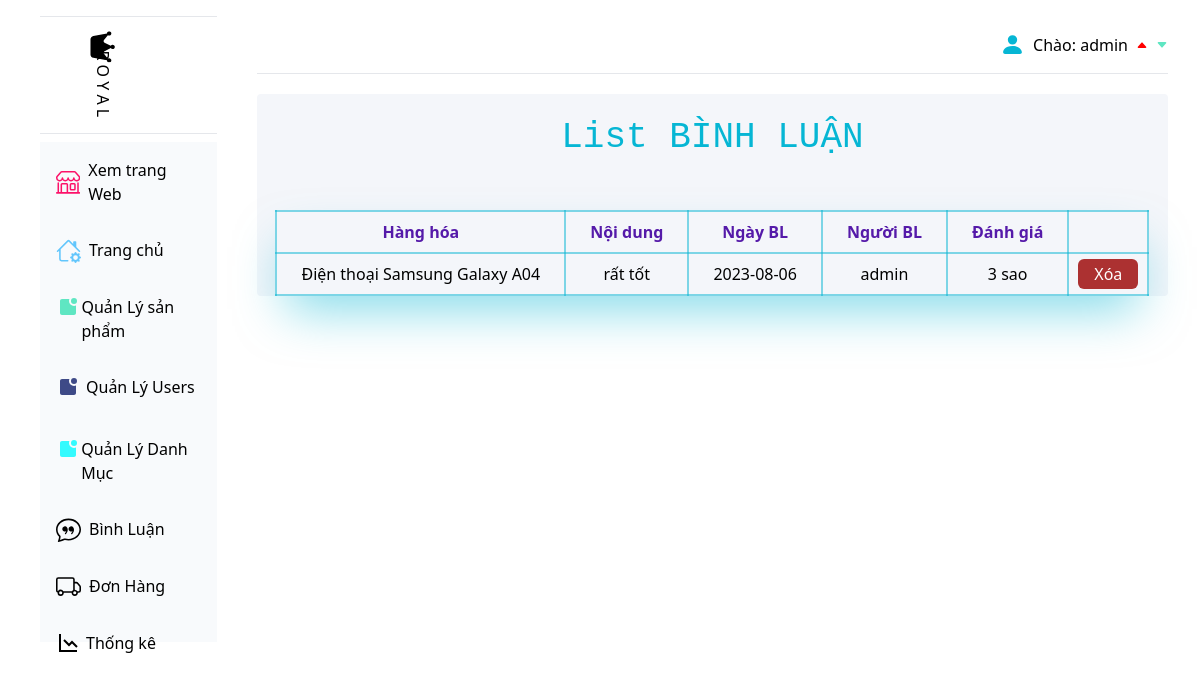
Page /admin/index.php?act=binh_luan (signed in) on the committed database.
### tables this page shows
CREATE TABLE `product_rev` (
  `id` int(11) NOT NULL,
  `id_user` int(11) DEFAULT NULL,
  `id_product` int(11) DEFAULT NULL,
  `stars` tinyint(4) DEFAULT NULL,
  `comment` varchar(255) NOT NULL,
  `ngay_bl` date NOT NULL
);

CREATE TABLE `product` (
  `id` int(11) NOT NULL,
  `id_categories` int(11) DEFAULT NULL,
  `product_name` varchar(255) DEFAULT NULL,
  `product_price` varchar(255) DEFAULT NULL,
  `product_price_sale` varchar(255) DEFAULT NULL,
  `description` text DEFAULT NULL,
  `origin` varchar(255) DEFAULT NULL,
  `image` varchar(255) DEFAULT NULL,
  `image2` varchar(255) DEFAULT NULL,
  `image3` varchar(255) DEFAULT NULL,
  `view` int(11) DEFAULT NULL
);

CREATE TABLE `user` (
  `id` int(11) NOT NULL,
  `user_name` varchar(255) DEFAULT NULL,
  `full_name` varchar(255) DEFAULT NULL,
  `email` varchar(255) DEFAULT NULL,
  `phone` varchar(12) DEFAULT NULL,
  `address` varchar(255) DEFAULT NULL,
  `role` int(11) DEFAULT NULL,
  `password` varchar(199) NOT NULL
);

### guest/pdo.php (called while the page is built, shortened)
<?php
function pdo_get_connection()
{
    $dburl = "mysql:host=localhost;dbname=duan1;charset=utf8";
    $username = 'root';
    $password = '';
    $conn = new PDO($dburl, $username, $password);
    $conn->setAttribute(PDO::ATTR_ERRMODE, PDO::ERRMODE_EXCEPTION);
    return $conn;
}
function pdo_query($sql)
{
    $sql_args = array_slice(func_get_args(), 1);
    try {
        $conn = pdo_get_connection();
        $stmt = $conn->prepare($sql);
        $stmt->execute($sql_args);
        $rows = $stmt->fetchAll();
        return $rows;
    } catch (PDOException $e) {
        throw $e;
    } finally {
        unset($conn);
    }
}
function pdo_query_one($sql)
{
    $sql_args = array_slice(func_get_args(), 1);
    try {
        $conn = pdo_get_connection();
        $stmt = $conn->prepare($sql);
        $stmt->execute($sql_args);
        $row = $stmt->fetch(PDO::FETCH_ASSOC);
        return $row;
    } catch (PDOException $e) {
        throw $e;
    } finally {
        unset($conn);
    }
}

### guest/binh_luan.php (called while the page is built, shortened)
<?php
require_once "pdo.php";
function lay_tat_ca_binh_luan()
{
  $sql = "SELECT * FROM product_rev ORDER BY ngay_bl DESC";
  $ds_binh_luan = pdo_query($sql);
  return $ds_binh_luan;
}

### guest/product.php (called while the page is built, shortened)
<?php
require_once "pdo.php";
function lay_san_pham_theo_ma($id)
{
    $sql = "SELECT * FROM product WHERE id = $id";
    $san_pham = pdo_query_one($sql);
    return $san_pham;
}

### guest/account.php (called while the page is built, shortened)
<?php
require_once "pdo.php";
function lay_tai_khoan_theo_ma($id)
{
    $sql = "SELECT * FROM user WHERE id = '$id'";
    $tai_khoan_ma_kh = pdo_query_one($sql);
    return $tai_khoan_ma_kh;
}

### admin/binh_luan/listbl.php (the view)
<div class="home mt-5 mr-8 bg-[#F4F6FA] h-auto rounded">
    <h1 class="text-center text-cyan-500 pt-6 pb-8  text-4xl " style="font-family: 'Courier New', Courier, monospace">List BÌNH LUẬN</h1>
    <div class="">
        <table class="table shadow-2xl shadow-cyan-500/50 mx-auto border-2 border-cyan-500/50mx-auto my-5">
            <tr class="border-2 border-cyan-500/50  text-[#551AA9] ">
                <th class="border-2 border-cyan-500/50  px-6 py-2">Hàng hóa</th>
                <th class="border-2 border-cyan-500/50  px-6 py-2">Nội dung</th>
                <th class="border-2 border-cyan-500/50  px-6 py-2">Ngày BL</th>
                <th class="border-2 border-cyan-500/50  px-6 py-2">Người BL</th>
                <th class="border-2 border-cyan-500/50  px-6 py-2">Đánh giá</th>
                <th class="border-2 border-cyan-500/50  px-6 py-2"></th>
            </tr>
            <?php
            if ((isset($danh_sach_bl)) && ($danh_sach_bl != [])) {
                foreach ($danh_sach_bl as $dsbl) {
                    extract($dsbl);
                    $product = lay_san_pham_theo_ma($id_product);
                    $user = lay_tai_khoan_theo_ma($id_user);
                    $xoabl = "index.php?act=xoa_binh_luan&id=" . $id . "&id_product=" . $id_product;
            ?>
                    <tr class="border-2 border-cyan-500/50  px-6 py-2">
                        <td class="border-2 border-cyan-500/50 text-center px-6 py-2"><?= $product['product_name'] ?></td>
                        <td class="border-2 border-cyan-500/50 text-center  px-6 py-2"><?= $comment ?></td>
                        <td class="border-2 border-cyan-500/50 text-center px-6 py-2"><?= $ngay_bl ?></td>
                        <td class="border-2 border-cyan-500/50 text-center px-6 py-2"><?= $user['user_name'] ?></td>
                        <td class="border-2 border-cyan-500/50 text-center  px-6 py-2"><?= $stars ?><span> sao</span></td>
                        <td><a onclick="return confirm('Bạn có muốn xóa không')" class="text-white text-center hover:bg-[#BAAACE] hover:text-white bg-[#AC3131] py-1 px-4 rounded-md mx-2" href="<?= $xoabl ?>">Xóa</a></td>
                    </tr>
            <?php
                }
            }
            ?>
        </table>
    </div>
</div>
</div>
</div>
</body>
</html>

### rows in the picture
product_rev: id_product.product_name "Điện thoại Samsung Galaxy A04", comment "rất tốt", ngay_bl "2023-08-06", id_user.user_name "admin", stars "3"

### other values in the picture
$_SESSION['dangky'] "admin"
